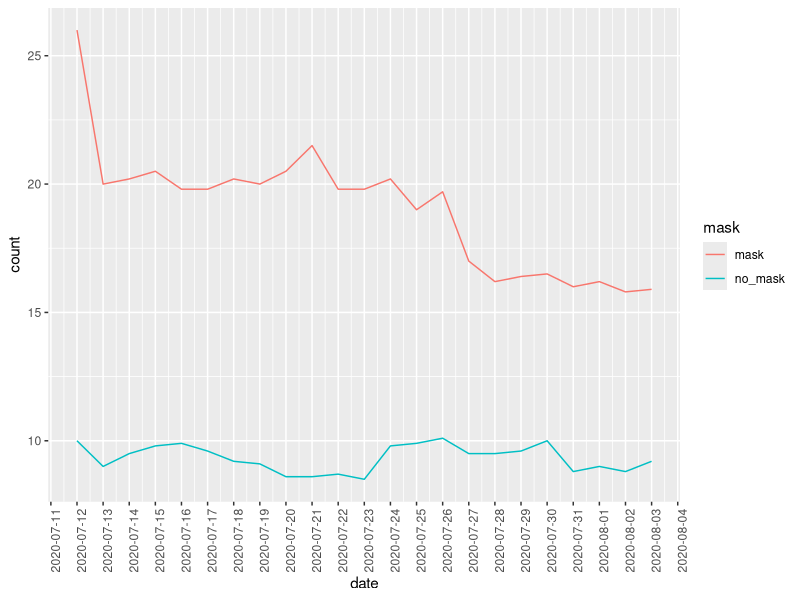

R code for this plot:
## ---- chunk 1
library(tidyverse) 
## ---- chunk 2
df <- tribble(
  ~date, ~mask, ~no_mask,
  "12/7/2020", 26, 10,
  "13/7/2020", 20, 9,
  "14/7.2020", 20.2, 9.5,
  "15/7/2020", 20.5, 9.8,
  "16/7/2020", 19.8, 9.9,
  "17/7/2020", 19.8, 9.6,
  "18/7/2020", 20.2, 9.2,
  "19/7/2020", 20, 9.1,
  "20/7/2020", 20.5, 8.6,
  "21/7/2020", 21.5, 8.6,
  "22/7/2020", 19.8, 8.7,
  "23/7/2020", 19.8, 8.5,
  "24/7/2020", 20.2, 9.8,
  "25/7/2020", 19, 9.9,
  "26/7/2020", 19.7, 10.1,
  "27/7/2020", 17, 9.5,
  "28/7/2020", 16.2, 9.5,
  "29/7/2020", 16.4, 9.6,
  "30/7/2020", 16.5, 10,
  "31/7/2020", 16, 8.8,
  "01/8/2020", 16.2, 9,
  "02/8/2020", 15.8, 8.8,
  "03/8/2020", 15.9, 9.2
)
df <- pivot_longer(df,
  cols = c(mask, no_mask),
  names_to = "mask",
  values_to = "count")

df <- mutate(df, date = dmy(date))
## ---- chunk 3
ggplot(df, aes(x = date, y = count, group = mask, color = mask)) +
      geom_line() +
      theme(axis.text.x = element_text(angle = 90)) +
      scale_x_date(date_breaks = "1 day")
